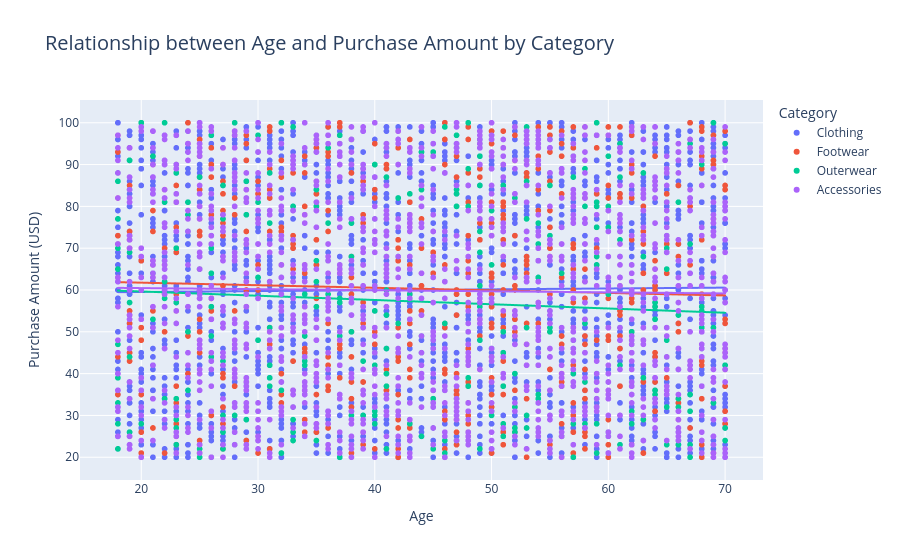

Notebook cell for this chart:
### Code cell
#3 Scatter Plot – Relationship between Age and Purchase Amount
scatter_fig = px.scatter(
    df, x='Age', y='Purchase Amount (USD)', color='Category',
    hover_data=['Item Purchased', 'Season'],
    title='Relationship between Age and Purchase Amount by Category',
    trendline='ols'
)
scatter_fig.update_layout(title_font_size=20)
scatter_fig.show()

### Figure 1 — Plotly figure (JSON) as saved in the notebook; plotly's stock layout.template omitted (floating-point values rounded to 4 significant figures; data arrays with more than 128 entries replaced by an {"elided": "..."} marker saying what was removed)
{"data": [{"customdata": {"elided": "1737x2 str values"}, "hovertemplate": "Category=Clothing<br>Age=%{x}<br>Purchase Amount (USD)=%{y}<br>Item Purchased=%{customdata[0]}<br>Season=%{customdata[1]}<extra></extra>", "legendgroup": "Clothing", "marker": {"color": "#636efa", "symbol": "circle"}, "mode": "markers", "name": "Clothing", "showlegend": true, "type": "scattergl", "x": {"elided": "1737 int values"}, "xaxis": "x", "y": {"elided": "1737 int values"}, "yaxis": "y"}, {"hovertemplate": "<b>OLS trendline</b><br>Purchase Amount (USD) = 0.0207875 * Age + 59.1152<br>R<sup>2</sup>=0.000180<br><br>Category=Clothing<br>Age=%{x}<br>Purchase Amount (USD)=%{y} <b>(trend)</b><extra></extra>", "legendgroup": "Clothing", "marker": {"color": "#636efa", "symbol": "circle"}, "mode": "lines", "name": "Clothing", "showlegend": false, "type": "scattergl", "x": {"elided": "1737 int values"}, "xaxis": "x", "y": {"elided": "1737 float values"}, "yaxis": "y"}, {"customdata": {"elided": "599x2 str values"}, "hovertemplate": "Category=Footwear<br>Age=%{x}<br>Purchase Amount (USD)=%{y}<br>Item Purchased=%{customdata[0]}<br>Season=%{customdata[1]}<extra></extra>", "legendgroup": "Footwear", "marker": {"color": "#EF553B", "symbol": "circle"}, "mode": "markers", "name": "Footwear", "showlegend": true, "type": "scattergl", "x": {"elided": "599 int values"}, "xaxis": "x", "y": {"elided": "599 int values"}, "yaxis": "y"}, {"hovertemplate": "<b>OLS trendline</b><br>Purchase Amount (USD) = -0.0613572 * Age + 62.9823<br>R<sup>2</sup>=0.001439<br><br>Category=Footwear<br>Age=%{x}<br>Purchase Amount (USD)=%{y} <b>(trend)</b><extra></extra>", "legendgroup": "Footwear", "marker": {"color": "#EF553B", "symbol": "circle"}, "mode": "lines", "name": "Footwear", "showlegend": false, "type": "scattergl", "x": {"elided": "599 int values"}, "xaxis": "x", "y": {"elided": "599 float values"}, "yaxis": "y"}, {"customdata": {"elided": "324x2 str values"}, "hovertemplate": "Category=Outerwear<br>Age=%{x}<br>Purchase Amount (USD)=%{y}<br>Item Purchased=%{customdata[0]}<br>Season=%{customdata[1]}<extra></extra>", "legendgroup": "Outerwear", "marker": {"color": "#00cc96", "symbol": "circle"}, "mode": "markers", "name": "Outerwear", "showlegend": true, "type": "scattergl", "x": {"elided": "324 int values"}, "xaxis": "x", "y": {"elided": "324 int values"}, "yaxis": "y"}, {"hovertemplate": "<b>OLS trendline</b><br>Purchase Amount (USD) = -0.101811 * Age + 61.6842<br>R<sup>2</sup>=0.004054<br><br>Category=Outerwear<br>Age=%{x}<br>Purchase Amount (USD)=%{y} <b>(trend)</b><extra></extra>", "legendgroup": "Outerwear", "marker": {"color": "#00cc96", "symbol": "circle"}, "mode": "lines", "name": "Outerwear", "showlegend": false, "type": "scattergl", "x": {"elided": "324 int values"}, "xaxis": "x", "y": {"elided": "324 float values"}, "yaxis": "y"}, {"customdata": {"elided": "1240x2 str values"}, "hovertemplate": "Category=Accessories<br>Age=%{x}<br>Purchase Amount (USD)=%{y}<br>Item Purchased=%{customdata[0]}<br>Season=%{customdata[1]}<extra></extra>", "legendgroup": "Accessories", "marker": {"color": "#ab63fa", "symbol": "circle"}, "mode": "markers", "name": "Accessories", "showlegend": true, "type": "scattergl", "x": {"elided": "1240 int values"}, "xaxis": "x", "y": {"elided": "1240 int values"}, "yaxis": "y"}, {"hovertemplate": "<b>OLS trendline</b><br>Purchase Amount (USD) = -0.0254896 * Age + 60.966<br>R<sup>2</sup>=0.000278<br><br>Category=Accessories<br>Age=%{x}<br>Purchase Amount (USD)=%{y} <b>(trend)</b><extra></extra>", "legendgroup": "Accessories", "marker": {"color": "#ab63fa", "symbol": "circle"}, "mode": "lines", "name": "Accessories", "showlegend": false, "type": "scattergl", "x": {"elided": "1240 int values"}, "xaxis": "x", "y": {"elided": "1240 float values"}, "yaxis": "y"}], "layout": {"legend": {"title": {"text": "Category"}, "tracegroupgap": 0}, "title": {"font": {"size": 20}, "text": "Relationship between Age and Purchase Amount by Category"}, "xaxis": {"anchor": "y", "domain": [0, 1], "title": {"text": "Age"}}, "yaxis": {"anchor": "x", "domain": [0, 1], "title": {"text": "Purchase Amount (USD)"}}}}
